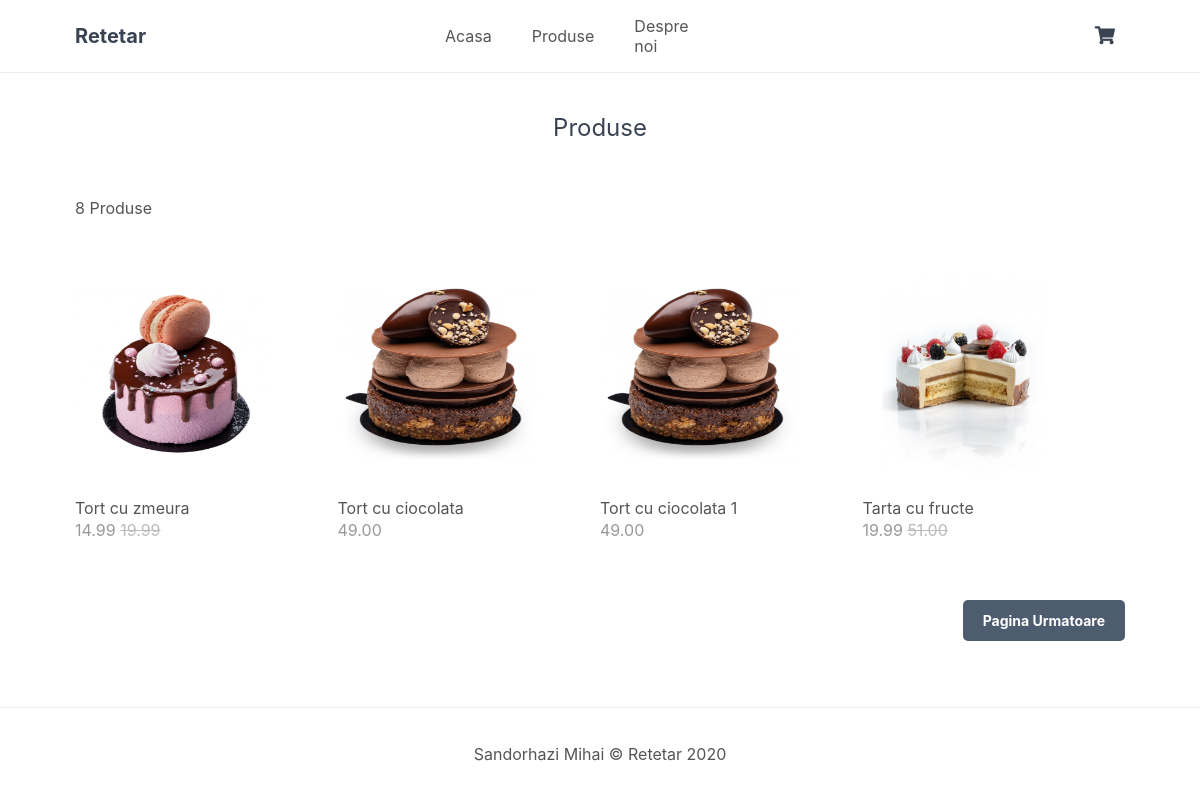
The page /index.php?page=products on the database its author committed.
### tables this page shows
CREATE TABLE `products` (
  `id` int(11) NOT NULL,
  `name` varchar(200) NOT NULL,
  `desc` text NOT NULL,
  `price` decimal(7,2) NOT NULL,
  `rrp` decimal(7,2) NOT NULL DEFAULT 0.00,
  `quantity` int(11) NOT NULL,
  `img` text NOT NULL,
  `date_added` datetime NOT NULL DEFAULT current_timestamp()
);

### index.php (called while the page is built, shortened)
<?php
include 'functions.php';
$page = isset($_GET['page']) && file_exists($_GET['page'] . '.php') ? $_GET['page'] : 'home';
include $page . '.php';
?>

### products.php (the view, shortened to what this page needs)
<?php
$num_products_on_each_page = 4;
$current_page = isset($_GET['p']) && is_numeric($_GET['p']) ? (int)$_GET['p'] : 1;
$stmt = $pdo->prepare('SELECT * FROM products ORDER BY date_added DESC LIMIT ?,?');
$stmt->bindValue(1, ($current_page - 1) * $num_products_on_each_page, PDO::PARAM_INT);
$stmt->bindValue(2, $num_products_on_each_page, PDO::PARAM_INT);
$stmt->execute();
$products = $stmt->fetchAll(PDO::FETCH_ASSOC);
$total_products = $pdo->query('SELECT * FROM products')->rowCount();
?>
<?=template_header('Produse')?>
<div class="products content-wrapper">
    <h1>Produse</h1>
    <p><?=$total_products?> Produse</p>
    <div class="products-wrapper">
        <?php foreach ($products as $product): ?>
        <a href="index.php?page=product&id=<?=$product['id']?>" class="product">
            <img src="images/<?=$product['img']?>" width="200" height="200" alt="<?=$product['name']?>">
            <span class="name"><?=$product['name']?></span>
            <span class="price">
                <?=$product['price']?>
                <?php if ($product['rrp'] > 0): ?>
                <span class="rrp"><?=$product['rrp']?></span>
                <?php endif; ?>
            </span>
        </a>
        <?php endforeach; ?>
    </div>
    <div class="buttons">
        <?php if ($total_products > ($current_page * $num_products_on_each_page) - $num_products_on_each_page + count($products)): ?>
        <a href="index.php?page=products&p=<?=$current_page+1?>">Pagina Urmatoare</a>
        <?php endif; ?>
    </div>
</div>
<?=template_footer()?>

### style.css (style rules this page uses)
* { box-sizing: border-box; font-family: -apple-system, BlinkMacSystemFont, "segoe ui", roboto, oxygen, ubuntu, cantarell, "fira sans", "droid sans", "helvetica neue", Arial, sans-serif; font-size: 16px; -webkit-font-smoothing: antialiased; -moz-osx-font-smoothing: grayscale; }
html { height: 100%; }
body { position: relative; min-height: 100%; color: #555555; background-color: #FFFFFF; margin: 0; padding-bottom: 100px; }
h1, h2, h3, h4, h5 { color: #394352; text-decoration: none; }
.content-wrapper { width: 1050px; margin: 0 auto; }
main .recentlyadded .products, main .products .products-wrapper { display: flex; flex-wrap: wrap; align-items: center; justify-content: space-between; padding: 40px 0 0 0; }
main .recentlyadded .products .product, main .products .products-wrapper .product { display: block; overflow: hidden; text-decoration: none; width: 25%; padding-bottom: 60px; }
main .recentlyadded .products .product img, main .products .products-wrapper .product img { transform: scale(1); transition: transform 1s; }
main .recentlyadded .products .product .name, main .products .products-wrapper .product .name { display: block; color: #555555; padding: 20px 0 2px 0; }
main .recentlyadded .products .product .price, main .products .products-wrapper .product .price { display: block; color: #999999; }
main .recentlyadded .products .product .rrp, main .products .products-wrapper .product .rrp { color: #BBBBBB; text-decoration: line-through; }
main > .products h1 { display: block; font-weight: normal; margin: 0; padding: 40px 0; font-size: 24px; text-align: center; width: 100%; }
main > .products .buttons { text-align: right; padding-bottom: 40px; }
main > .products .buttons a { display: inline-block; text-decoration: none; margin-left: 5px; padding: 12px 20px; border: 0; background: #4e5c70; color: #FFFFFF; font-size: 14px; font-weight: bold; border-radius: 5px; }

### rows shown on the page
products: img (picture), name "Tort cu zmeura", price "14.99", rrp "19.99"
products: img (picture), name "Tort cu ciocolata", price "49.00"
products: img (picture), name "Tort cu ciocolata 1", price "49.00"
products: img (picture), name "Tarta cu fructe", price "19.99", rrp "51.00"

### other values the page prints
$total_products "8"
